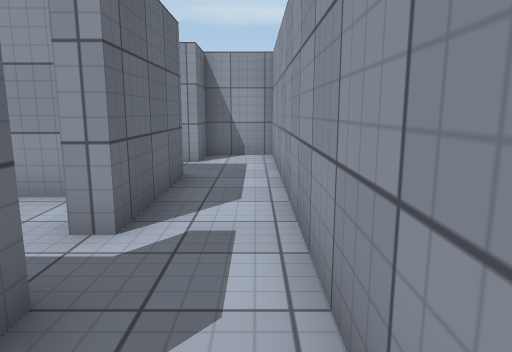
[1] (above)

16 first-person views from a walk through a Unity game level. The camera is 1.3 m above the floor, tilts 10° down and sees 70° across. The floor is counted in squares, 1 m on a side. Each view is taken from the middle of a square. On the plan, view 1 faces up. The plan holds only what a view shows up to about 15 squares ahead; the rest is blank. The player is left out. Some surface patterns are stand-ins.

[2]
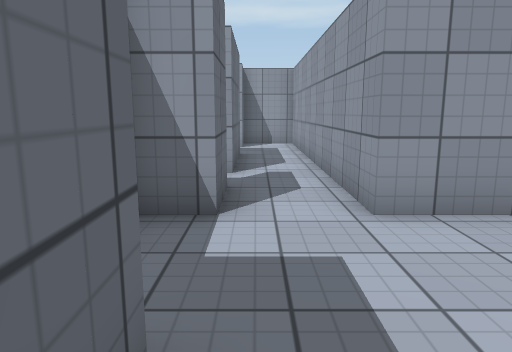

[3]
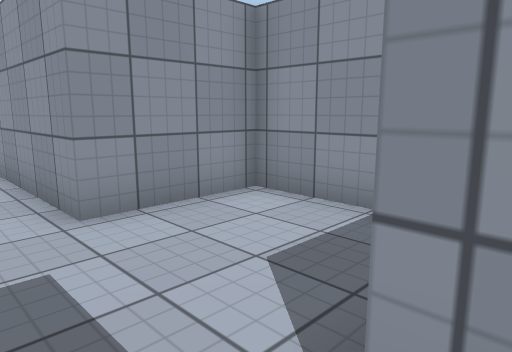

[4]
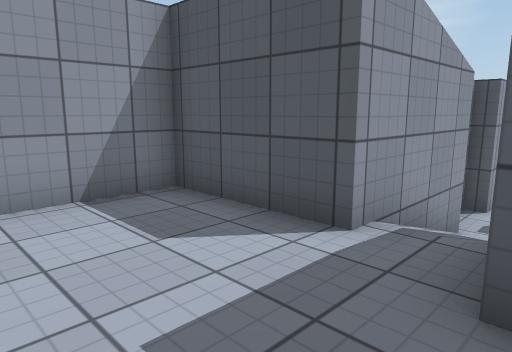

[5]
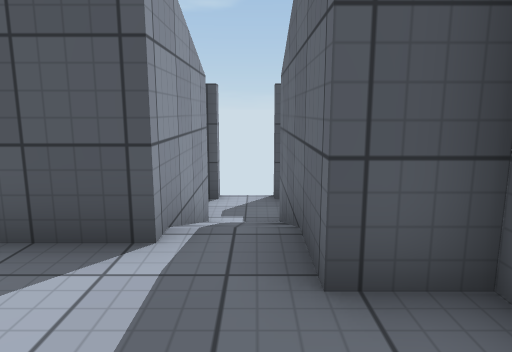

[6]
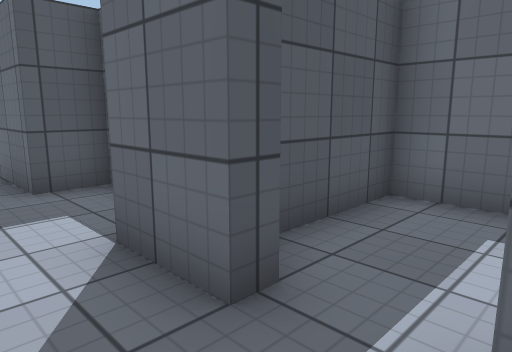

[7]
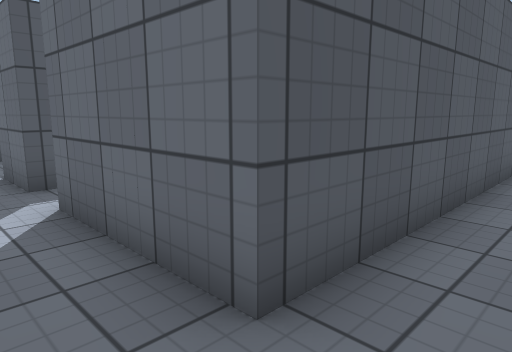

[8]
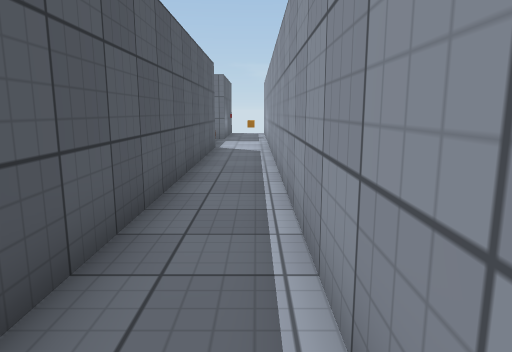

[9]
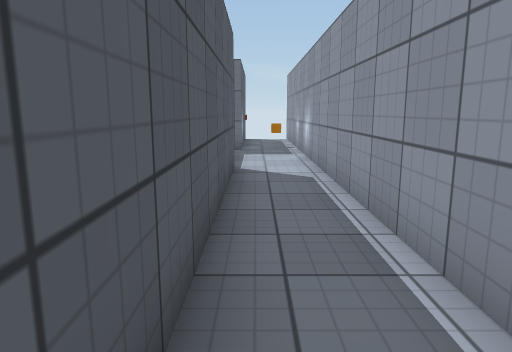

[10]
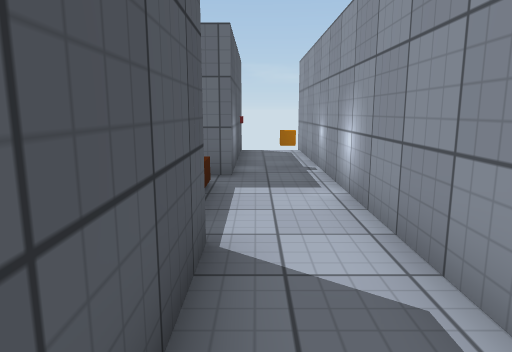

[11]
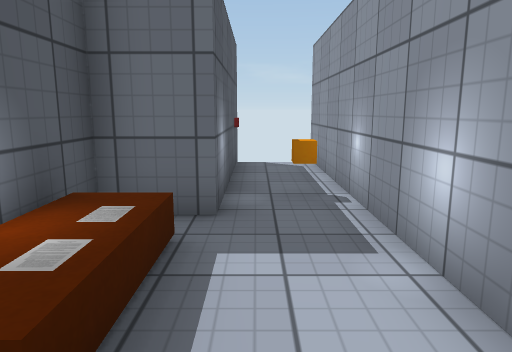

[12]
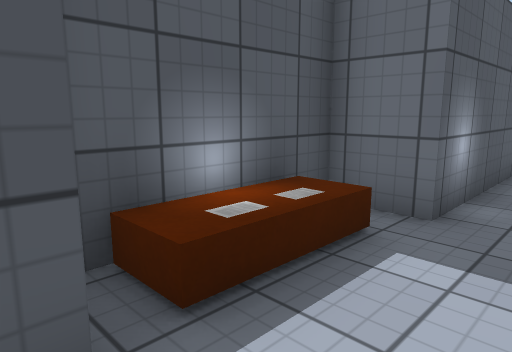

[13]
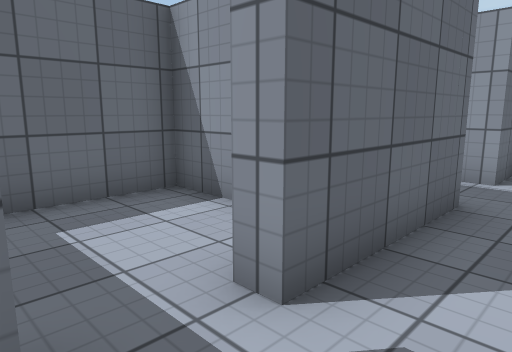

[14]
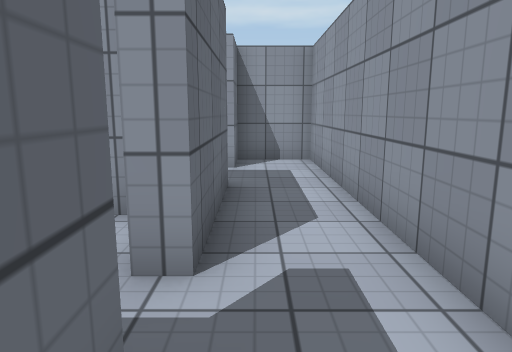

[15]
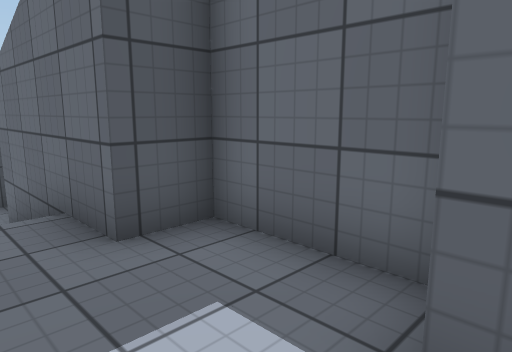

[16]
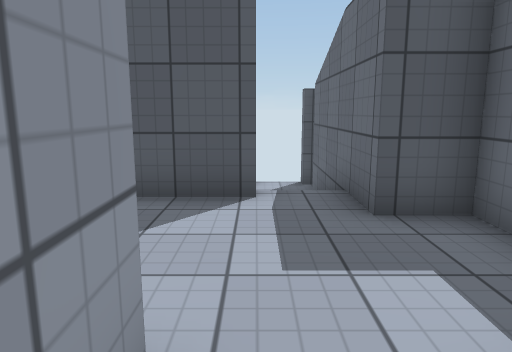

### Floor plan
Ten units are one square. View 1 is at (0, 0); x grows to the right and y downward. Boxes are objects, and circles mark ways between rooms. Rooms are numbered by the first view taken in them; rooms with no view inside come last. Other rooms are left out.
<svg viewBox="-245 -115 285 195">
<path fill="none" stroke="#000" d="M-28 -1 -28 25 -15 25 -15 75M-15 -23 -15 -5 -25 -5M0 75 0 35 35 35 35 -5 5 -5 5 -25M-146 -75 -15 -75 -15 -38 -21 -38M-21 -23 -15 -23M5 -25 5 -110 -15 -110 -15 -95 -240 -95M-240 -75 -185 -75 -185 -60 -150 -60M-26 -55 -55 -55 -55 -15 -27 -15"/>
<rect x="-235" y="-85" width="10" height="10" fill="#bbb"><title>other object</title></rect>
<rect x="-205" y="-95" width="10" height="10" fill="#bbb"><title>orange cube</title></rect>
<circle cx="-5" cy="-15" r="3" fill="#2a7"/>
<circle cx="-20" cy="-30" r="3" fill="#2a7"/>
<text x="0" y="20">1</text>
<text x="-100" y="-80">2</text>
<text x="-40" y="-40">3</text>
</svg>
Room 1 opens to room 2. Room 2 opens to room 3.

Where each view was taken, in squares from view 1:
view 1: 0 up, 0 right, facing up
view 2: 4 down, 1 left, facing up
view 3: 4 down, 1 left, facing up-right
view 4: 0 up, 2 left, facing down-right
view 5: 0 up, 1 left, facing down
view 6: 4 up, 0 right, facing down-left
view 7: 9 up, 0 right, facing down-left
view 8: 9 up, 1 left, facing left
view 9: 8 up, 6 left, facing left
view 10: 8 up, 11 left, facing left
view 11: 8 up, 14 left, facing left
view 12: 9 up, 14 left, facing down-left
view 13: 2 up, 0 right, facing up-left
view 14: 1 up, 1 left, facing up
view 15: 1 up, 0 right, facing down-left
view 16: 2 up, 0 right, facing down
